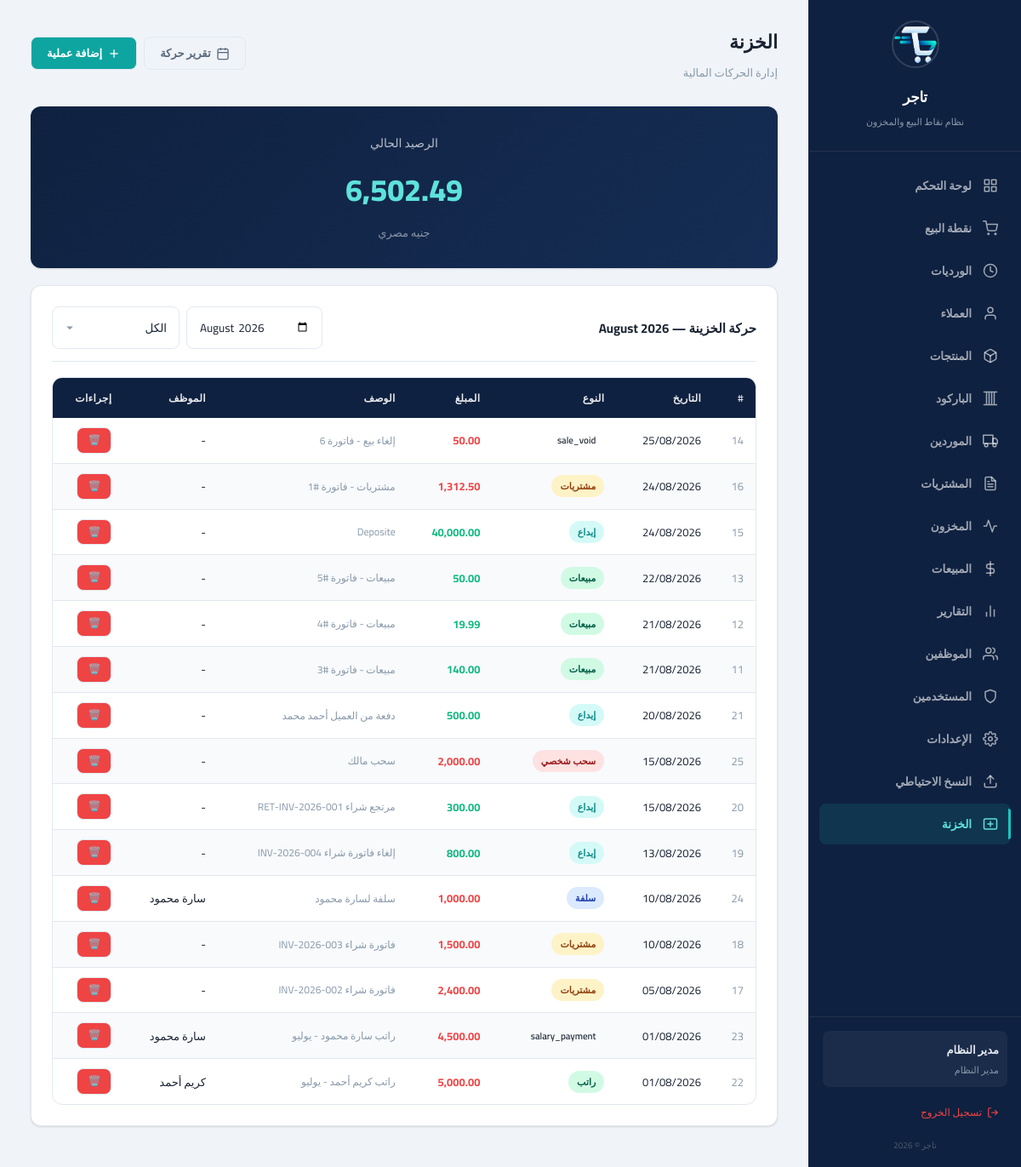
Screenshot of /?page=safe (signed in) with the database file from the repository.
### tables this page shows
CREATE TABLE safe_transactions (
        id INTEGER PRIMARY KEY AUTOINCREMENT,
        type TEXT NOT NULL,
        amount REAL NOT NULL,
        date DATE NOT NULL,
        description TEXT,
        employee_id INTEGER NULL,
        category_id INTEGER NULL,
        created_at DATETIME DEFAULT CURRENT_TIMESTAMP,
        FOREIGN KEY(employee_id) REFERENCES employees(id)
    );

CREATE TABLE employees (
        id INTEGER PRIMARY KEY AUTOINCREMENT,
        name TEXT NOT NULL,
        phone TEXT,
        base_salary REAL DEFAULT 0,
        settings TEXT, -- JSON for extra settings if needed
        is_active INTEGER DEFAULT 1,
        created_at DATETIME DEFAULT CURRENT_TIMESTAMP
    );

### www/app/controllers/SafeController.php (called while the page is built, shortened)
<?php
class SafeController {
    private $db;
    public function __construct() {
        $this->db = Database::getInstance()->getConnection();
    }
    public function index() {
        $month = $_GET['month'] ?? date('Y-m');
        $sql = "SELECT t.*, e.name as employee_name
                FROM safe_transactions t
                LEFT JOIN employees e ON t.employee_id = e.id
                WHERE strftime('%Y-%m', t.date) = :month ";
        $params = [':month' => $month];
        $sql .= " ORDER BY t.date DESC, t.id DESC";
        $stmt = $this->db->prepare($sql);
        $stmt->execute($params);
        $transactions = $stmt->fetchAll(PDO::FETCH_ASSOC);
        $balance = $this->calculateCurrentBalance();
        include APP_PATH . '/views/layout/header.php';
        include APP_PATH . '/views/safe/index.php';
        include APP_PATH . '/views/layout/footer.php';
    }
    private function calculateCurrentBalance() {
        $sql = "SELECT
                    SUM(CASE WHEN type IN ('deposit', 'opening', 'sale', 'purchase_void') THEN amount ELSE 0 END) as total_in,
                    SUM(CASE WHEN type IN ('sale_void', 'expense', 'withdrawal', 'advance', 'salary', 'salary_payment', 'purchase', 'sale_return') THEN amount ELSE 0 END) as total_out
                FROM safe_transactions";
        $row = $this->db->query($sql)->fetch(PDO::FETCH_ASSOC);
        return ($row['total_in'] ?? 0) - ($row['total_out'] ?? 0);
    }
}

### www/app/config/database.php (called while the page is built, shortened)
<?php
class Database {
    private static $instance = null;
    private $pdo;
    private function __construct() {
        $this->dbPath = __DIR__ . '/../../data/pos_system.db';
        try {
            $this->pdo = new PDO('sqlite:' . $this->dbPath);
            $this->pdo->setAttribute(PDO::ATTR_ERRMODE, PDO::ERRMODE_EXCEPTION);
            $this->pdo->setAttribute(PDO::ATTR_DEFAULT_FETCH_MODE, PDO::FETCH_ASSOC);
            $this->pdo->exec('PRAGMA journal_mode = WAL');
            $this->pdo->exec('PRAGMA foreign_keys = ON');
            $this->pdo->exec('PRAGMA busy_timeout = 5000');
            $this->pdo->exec('PRAGMA synchronous = NORMAL');
            $this->pdo->exec('PRAGMA cache_size = -8000');
            $this->pdo->exec('PRAGMA temp_store = MEMORY');
        } catch (PDOException $e) {
            die('Database connection failed: ' . $e->getMessage());
        }
    }
    public static function getInstance() {
        if (self::$instance === null) {
            self::$instance = new self();
        }
        return self::$instance;
    }
    public function getConnection() {
        return $this->pdo;
    }
    public function migrate() {
        $this->pdo->exec(
            "CREATE TABLE IF NOT EXISTS migrations (
                id INTEGER PRIMARY KEY AUTOINCREMENT,
                filename TEXT NOT NULL UNIQUE,
                applied_at TEXT NOT NULL DEFAULT (datetime('now', 'localtime'))
            )"
        );
    }
}

### www/app/views/safe/index.php (the view, shortened to what this page needs)
<?php require_once 'app/views/layout/header.php'; ?>
<div class="page-header">
    <div>
        <h1>الخزنة</h1>
        <p class="subtitle">إدارة الحركات المالية</p>
    </div>
    <div class="btn-group">
        <button class="btn btn-outline" onclick="openReport()">
            <svg width="16" height="16" viewBox="0 0 24 24" fill="none" stroke="currentColor" stroke-width="2"><rect x="3" y="4" width="18" height="18" rx="2" ry="2"></rect><line x1="16" y1="2" x2="16" y2="6"></line><line x1="8" y1="2" x2="8" y2="6"></line><line x1="3" y1="10" x2="21" y2="10"></line></svg>
            تقرير حركة
        </button>
        <button class="btn btn-primary" onclick="openTransactionModal()">
            <svg width="16" height="16" viewBox="0 0 24 24" fill="none" stroke="currentColor" stroke-width="2"><line x1="12" y1="5" x2="12" y2="19"></line><line x1="5" y1="12" x2="19" y2="12"></line></svg>
            إضافة عملية
        </button>
    </div>
</div>
<div class="card" style="background:linear-gradient(135deg, #0f2140 0%, #152d54 100%);border:none;text-align:center;padding:30px;">
    <div style="color:rgba(255,255,255,0.7);font-size:14px;margin-bottom:8px;">الرصيد الحالي</div>
    <div style="color:#5ee2db;font-size:36px;font-weight:800;direction:ltr;"><?= number_format($balance, 2) ?></div>
    <div style="color:rgba(255,255,255,0.5);font-size:13px;margin-top:4px;">جنيه مصري</div>
</div>
<div class="card">
    <div class="card-header">
        <h3>حركة الخزينة — <?= date('F Y', strtotime($month)) ?></h3>
        <div>
            <form method="GET" style="display:flex;gap:8px;">
                <input type="month" name="month" class="form-control" value="<?= $month ?>" onchange="this.form.submit()" style="width:160px;">
                <select name="type" class="form-control" onchange="this.form.submit()" style="width:150px;">
                    <option value="">الكل</option>
                </select>
            </form>
        </div>
    </div>
    <div class="table-wrapper">
        <table>
            <thead>
                <tr>
                    <th>#</th>
                    <th>التاريخ</th>
                    <th>النوع</th>
                    <th>المبلغ</th>
                    <th>الوصف</th>
                    <th>الموظف</th>
                    <th>إجراءات</th>
                </tr>
            </thead>
            <tbody>
                <?php foreach ($transactions as $t): ?>
                <tr>
                    <td class="text-muted"><?= $t['id'] ?></td>
                    <td><?= date('d/m/Y', strtotime($t['date'])) ?></td>
                    <td>
                        <?php
                            switch($t['type']) {
                                case 'withdrawal': echo '<span class="badge badge-danger">سحب شخصي</span>'; break;
                                case 'advance': echo '<span class="badge badge-info">سلفة</span>'; break;
                                case 'salary': echo '<span class="badge badge-success">راتب</span>'; break;
                                case 'deposit': echo '<span class="badge badge-teal">إيداع</span>'; break;
                                case 'sale': echo '<span class="badge badge-success">مبيعات</span>'; break;
                                case 'purchase': echo '<span class="badge badge-warning">مشتريات</span>'; break;
                                default: echo '<span class="badge">' . $t['type'] . '</span>';
                            }
                        ?>
                    </td>
                    <td style="font-weight:bold; <?= in_array($t['type'], ['deposit', 'opening', 'sale']) ? 'color:var(--success)' : 'color:var(--danger)' ?>">
                        <?= number_format($t['amount'], 2) ?>
                    </td>
                    <td class="text-muted fs-sm"><?= htmlspecialchars($t['description']) ?></td>
                    <td><?= htmlspecialchars($t['employee_name'] ?? '-') ?></td>
                    <td>
                        <button class="btn btn-sm btn-danger" onclick="deleteTransaction(<?= $t['id'] ?>)">🗑️</button>
                    </td>
                </tr>
                <?php endforeach; ?>
            </tbody>
        </table>
    </div>
</div>
<?php require_once 'app/views/layout/footer.php'; ?>

### rows the page displays
safe_transactions: id "14", date "25/08/2026", type "sale_void", amount "50.00", description "إلغاء بيع - فاتورة 6", employee_name "-"
safe_transactions: id "16", date "24/08/2026", type "مشتريات", amount "1,312.50", description "مشتريات - فاتورة #1", employee_name "-"
safe_transactions: id "15", date "24/08/2026", type "إيداع", amount "40,000.00", description "Deposite", employee_name "-"
safe_transactions: id "13", date "22/08/2026", type "مبيعات", amount "50.00", description "مبيعات - فاتورة #5", employee_name "-"
safe_transactions: id "12", date "21/08/2026", type "مبيعات", amount "19.99", description "مبيعات - فاتورة #4", employee_name "-"
safe_transactions: id "11", date "21/08/2026", type "مبيعات", amount "140.00", description "مبيعات - فاتورة #3", employee_name "-"
safe_transactions: id "21", date "20/08/2026", type "إيداع", amount "500.00", description "دفعة من العميل أحمد محمد", employee_name "-"
safe_transactions: id "25", date "15/08/2026", type "سحب شخصي", amount "2,000.00", description "سحب مالك", employee_name "-"
safe_transactions: id "20", date "15/08/2026", type "إيداع", amount "300.00", description "مرتجع شراء RET-INV-2026-001", employee_name "-"
safe_transactions: id "19", date "13/08/2026", type "إيداع", amount "800.00", description "إلغاء فاتورة شراء INV-2026-004", employee_name "-"
safe_transactions: id "24", date "10/08/2026", type "سلفة", amount "1,000.00", description "سلفة لسارة محمود", employee.name "سارة محمود"
safe_transactions: id "18", date "10/08/2026", type "مشتريات", amount "1,500.00", description "فاتورة شراء INV-2026-003", employee_name "-"
safe_transactions: id "17", date "05/08/2026", type "مشتريات", amount "2,400.00", description "فاتورة شراء INV-2026-002", employee_name "-"
safe_transactions: id "23", date "01/08/2026", type "salary_payment", amount "4,500.00", description "راتب سارة محمود - يوليو", employee.name "سارة محمود"
safe_transactions: id "22", date "01/08/2026", type "راتب", amount "5,000.00", description "راتب كريم أحمد - يوليو", employee.name "كريم أحمد"

### other values shown
$currentUser['name'] "مدير النظام"
$roleLabels[$currentUser['role']] "مدير النظام"
$balance "6,502.49"
date('F Y', strtotime($month)) "August 2026"
